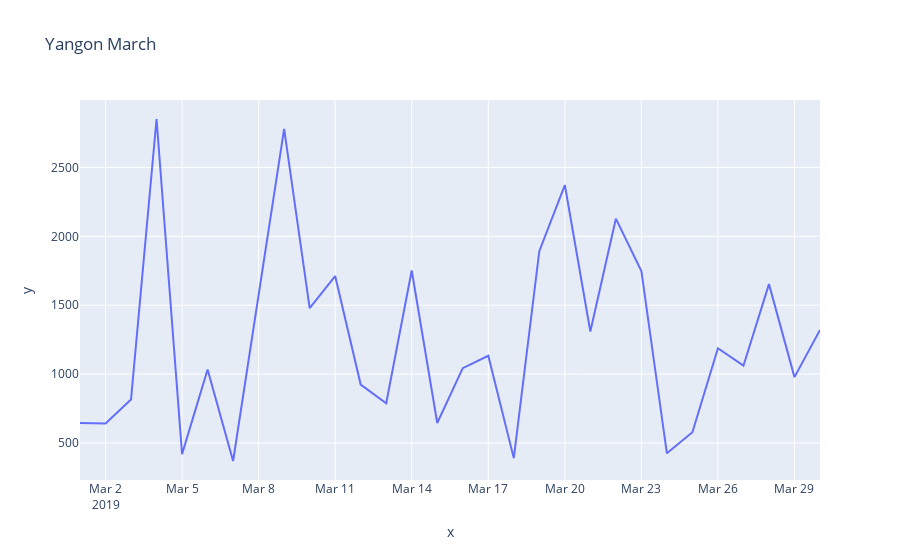

Notebook code cell kept with this figure:
### Code cell
city_select = "Yangon" 
month_select = "March"
fig1 = px.line(select_plotly(city_select,month_select,sales_df)[0], 
              x=select_plotly(city_select,month_select,sales_df)[1], 
              y=select_plotly(city_select,month_select,sales_df)[2],
              title=f'{city_select} {month_select}')
fig1.show()

### Figure 1 — Plotly figure (JSON) as saved in the notebook; plotly's stock layout.template omitted (floating-point values rounded to 4 significant figures)
{"data": [{"hovertemplate": "x=%{x}<br>y=%{y}<extra></extra>", "legendgroup": "", "line": {"color": "#636efa", "dash": "solid"}, "marker": {"symbol": "circle"}, "mode": "lines", "name": "", "orientation": "v", "showlegend": false, "type": "scatter", "x": ["2019-03-01T00:00:00", "2019-03-02T00:00:00", "2019-03-03T00:00:00", "2019-03-04T00:00:00", "2019-03-05T00:00:00", "2019-03-06T00:00:00", "2019-03-07T00:00:00", "2019-03-08T00:00:00", "2019-03-09T00:00:00", "2019-03-10T00:00:00", "2019-03-11T00:00:00", "2019-03-12T00:00:00", "2019-03-13T00:00:00", "2019-03-14T00:00:00", "2019-03-15T00:00:00", "2019-03-16T00:00:00", "2019-03-17T00:00:00", "2019-03-18T00:00:00", "2019-03-19T00:00:00", "2019-03-20T00:00:00", "2019-03-21T00:00:00", "2019-03-22T00:00:00", "2019-03-23T00:00:00", "2019-03-24T00:00:00", "2019-03-25T00:00:00", "2019-03-26T00:00:00", "2019-03-27T00:00:00", "2019-03-28T00:00:00", "2019-03-29T00:00:00", "2019-03-30T00:00:00"], "xaxis": "x", "y": [644.2, 641.5, 814.5, 2852.0, 418.7, 1033.0, 368.7, 1592.0, 2780.0, 1479.0, 1711.0, 923.5, 788.1, 1752.0, 644.5, 1043.0, 1133.0, 389.6, 1892.0, 2372.0, 1309.0, 2128.0, 1748.0, 424.6, 577.1, 1187.0, 1061.0, 1653.0, 977.6, 1321.0], "yaxis": "y"}], "layout": {"legend": {"tracegroupgap": 0}, "title": {"text": "Yangon March"}, "xaxis": {"anchor": "y", "domain": [0, 1], "title": {"text": "x"}}, "yaxis": {"anchor": "x", "domain": [0, 1], "title": {"text": "y"}}}}
